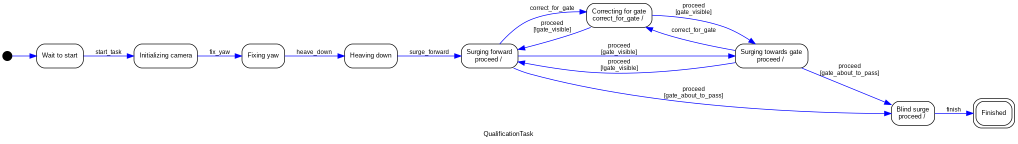
#> input picture tvmc-msg/scripts/others/qualify.png, 2035 x 287 px (shown at 1/2 size)
$ python -i mask_configurer.py   (imports and definitions only)
#> lines starting #> are read from the running program, lines starting #| are printed output that depends on the picture
#!/usr/bin/env python3
import cv2
import depthai as dai
import numpy as np

def nothing(x):
    pass

# [11 lines left out: function create_trackbars, not called in this run]

def get_trackbar_values():
    h_min = cv2.getTrackbarPos("H Min", "Trackbars")
    h_max = cv2.getTrackbarPos("H Max", "Trackbars")
    s_min = cv2.getTrackbarPos("S Min", "Trackbars")
    s_max = cv2.getTrackbarPos("S Max", "Trackbars")
    v_min = cv2.getTrackbarPos("V Min", "Trackbars")
    v_max = cv2.getTrackbarPos("V Max", "Trackbars")
    blur = cv2.getTrackbarPos("Blur", "Trackbars")
    erode = cv2.getTrackbarPos("Erode", "Trackbars")
    dilate = cv2.getTrackbarPos("Dilate", "Trackbars")

    blur = max(1, blur) if blur % 2 == 1 else max(1, blur + 1)
    return (h_min, h_max, s_min, s_max, v_min, v_max, blur, erode, dilate)

def process_frame(frame):
    h_min, h_max, s_min, s_max, v_min, v_max, blur, erode, dilate = get_trackbar_values()

    frame = cv2.GaussianBlur(frame, (blur, blur), 0)
    hsv = cv2.cvtColor(frame, cv2.COLOR_BGR2HSV)

    lower_bound = np.array([h_min, s_min, v_min])
    upper_bound = np.array([h_max, s_max, v_max])
    mask = cv2.inRange(hsv, lower_bound, upper_bound)

    kernel = np.ones((3, 3), np.uint8)
    mask = cv2.erode(mask, kernel, iterations=erode)
    mask = cv2.dilate(mask, kernel, iterations=dilate)

    return mask, lower_bound, upper_bound, hsv

# [36 lines left out: functions create_pipeline, main, not called in this run]
'''
def main():
    cap = cv2.VideoCapture(0)
    create_trackbars()

    while True:
        ret, frame = cap.read()
        if not ret:
            break

        mask, lower_bound, upper_bound, frame = process_frame(frame)

        cv2.putText(mask, f"Lower: {lower_bound}", (10, 30), cv2.FONT_HERSHEY_SIMPLEX, 0.6, 255, 2)
        cv2.putText(mask, f"Upper: {upper_bound}", (10, 60), cv2.FONT_HERSHEY_SIMPLEX, 0.6, 255, 2)

        cv2.imshow("Original", frame)
        cv2.imshow("Mask", mask)

        if cv2.waitKey(1) == ord('q'):
            break

    cap.release()
    cv2.destroyAllWindows()
'''
# [2 lines not run here, left out]

>>> import cv2
>>> picture = cv2.imread('../others/qualify.png')
#> picture is the input picture: shape (287, 2035, 3); mean B, G, R 250.5, 248.3, 248.3
>>> result = process_frame(picture)
#> in process_frame, `hsv = cv2.cvtColor(frame, cv2.COLOR_BGR2HSV)`: hsv: shape (287, 2035, 3); mean H, S, V 1.7, 2.3, 250.5
#> in process_frame, `mask = cv2.inRange(hsv, lower_bound, upper_bound)`:
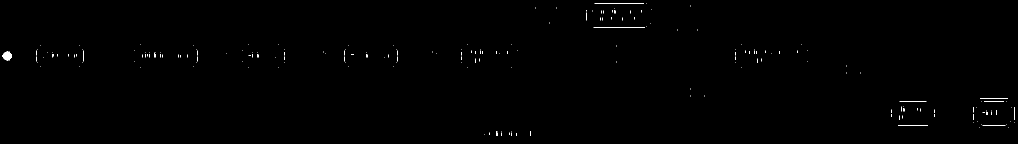
#> mask: shape (287, 2035) (shown at 1/2 size); 0.26% white in thin lines or dots
